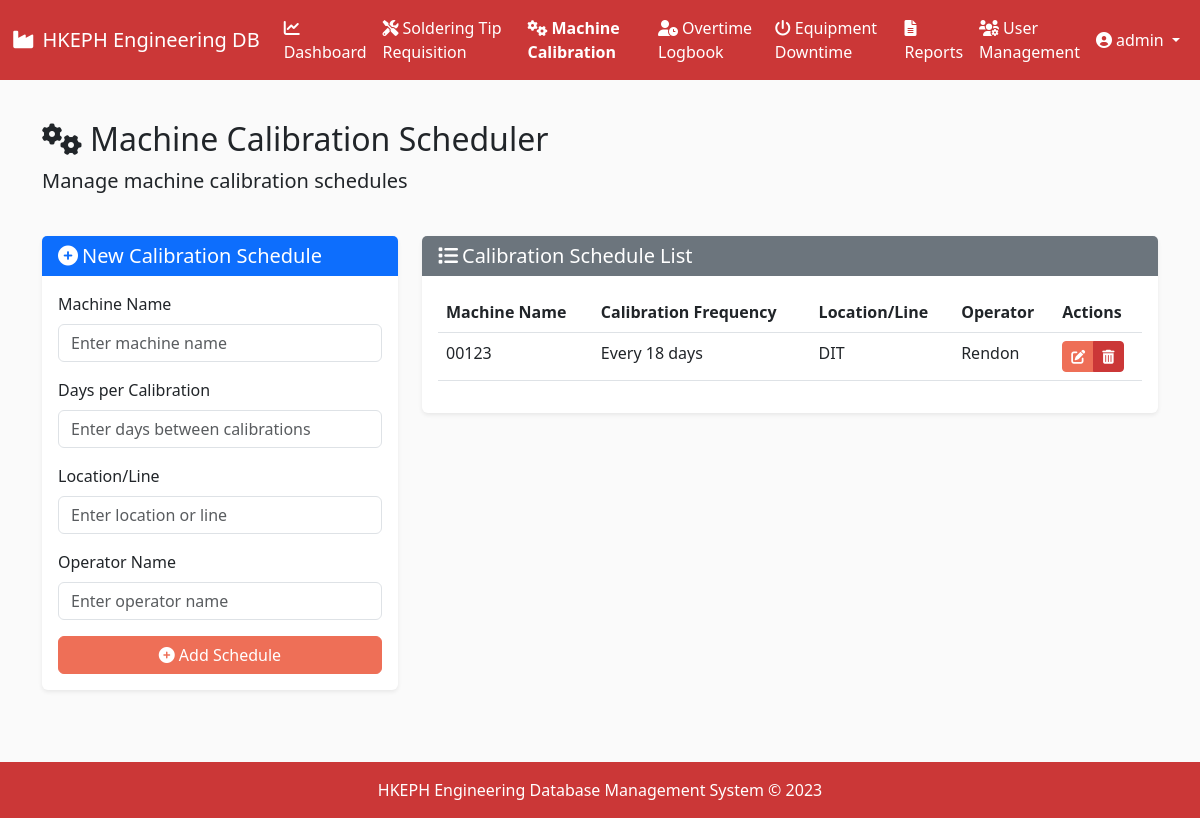
The page /machine-calibrations (signed in) on the database its author committed.
### models.py (models this page shows, shortened)
class User(UserMixin, db.Model):
    id = db.Column(db.Integer, primary_key=True)
    username = db.Column(db.String(64), unique=True, nullable=False)
    email = db.Column(db.String(120), unique=True, nullable=False)
    password_hash = db.Column(db.String(256), nullable=False)
    is_admin = db.Column(db.Boolean, default=False)
    date_created = db.Column(db.DateTime, default=datetime.utcnow)

class MachineCalibration(db.Model):
    id = db.Column(db.Integer, primary_key=True)
    machine_name = db.Column(db.String(100), nullable=False)
    days_per_calibration = db.Column(db.Integer, nullable=False)
    location_line = db.Column(db.String(100), nullable=False)
    operator_name = db.Column(db.String(100), nullable=False)
    created_at = db.Column(db.DateTime, default=datetime.utcnow)

### routes.py (the view)
@app.route('/machine-calibrations')
@login_required
def machine_calibrations():
    calibrations = MachineCalibration.query.all()
    form = MachineCalibrationForm()
    return render_template('machine_calibration.html', calibrations=calibrations, form=form)

### forms.py
class MachineCalibrationForm(FlaskForm):
    machine_name = StringField('Machine Name', validators=[DataRequired(), Length(max=100)])
    days_per_calibration = IntegerField('Days per Calibration', validators=[DataRequired(), NumberRange(min=1, max=365)])
    location_line = StringField('Location/Line', validators=[DataRequired(), Length(max=100)])
    operator_name = StringField('Operator Name', validators=[DataRequired(), Length(max=100)])

### app.py (called while the page is built)
@login_manager.user_loader
def load_user(user_id):
    return User.query.get(int(user_id))

### templates/machine_calibration.html (shortened to what this page needs)
{% extends 'base.html' %}
{% block content %}
<div class="row mb-4">
    <div class="col">
        <h2><i class="fas fa-cogs me-2"></i>Machine Calibration Scheduler</h2>
        <p class="lead">Manage machine calibration schedules</p>
    </div>
</div>
<div class="row mb-4">
    <div class="col-md-4">
        <div class="card">
            <div class="card-header bg-primary text-white">
                <h5 class="mb-0">
                    {% if edit_calibration %}
                    <i class="fas fa-edit me-1"></i>Edit Calibration Schedule
                    {% else %}
                    <i class="fas fa-plus-circle me-1"></i>New Calibration Schedule
                    {% endif %}
                </h5>
            </div>
            <div class="card-body">
                {% if edit_calibration %}
                <form method="POST" action="{{ url_for('edit_machine_calibration', calibration_id=edit_calibration.id) }}">
                {% else %}
                <form method="POST" action="{{ url_for('add_machine_calibration') }}">
                {% endif %}
                    <div class="mb-3">
                        <label for="machine_name" class="form-label">Machine Name</label>
                        {{ form.machine_name(class="form-control", placeholder="Enter machine name") }}
                    </div>
                    <div class="mb-3">
                        <label for="days_per_calibration" class="form-label">Days per Calibration</label>
                        {{ form.days_per_calibration(class="form-control", placeholder="Enter days between calibrations") }}
                    </div>
                    <div class="mb-3">
                        <label for="location_line" class="form-label">Location/Line</label>
                        {{ form.location_line(class="form-control", placeholder="Enter location or line") }}
                    </div>
                    <div class="mb-3">
                        <label for="operator_name" class="form-label">Operator Name</label>
                        {{ form.operator_name(class="form-control", placeholder="Enter operator name") }}
                    </div>
                    <div class="d-grid gap-2">
                        {% if edit_calibration %}
                        <button type="submit" class="btn btn-primary">
                            <i class="fas fa-save me-1"></i>Update Schedule
                        </button>
                        <a href="{{ url_for('machine_calibrations') }}" class="btn btn-secondary">
                            <i class="fas fa-times me-1"></i>Cancel
                        </a>
                        {% else %}
                        <button type="submit" class="btn btn-primary">
                            <i class="fas fa-plus-circle me-1"></i>Add Schedule
                        </button>
                        {% endif %}
                    </div>
                </form>
            </div>
        </div>
    </div>
    <div class="col-md-8">
        <div class="card">
            <div class="card-header bg-secondary text-white">
                <h5 class="mb-0"><i class="fas fa-list me-1"></i>Calibration Schedule List</h5>
            </div>
            <div class="card-body">
                <div class="table-responsive">
                    <table class="table table-hover">
                        <thead>
                            <tr>
                                <th>Machine Name</th>
                                <th>Calibration Frequency</th>
                                <th>Location/Line</th>
                                <th>Operator</th>
                                <th>Actions</th>
                            </tr>
                        </thead>
                        <tbody>
                            {% for calibration in calibrations %}
                            <tr>
                                <td>{{ calibration.machine_name }}</td>
                                <td>Every {{ calibration.days_per_calibration }} days</td>
                                <td>{{ calibration.location_line }}</td>
                                <td>{{ calibration.operator_name }}</td>
                                <td>
                                    <div class="btn-group btn-group-sm" role="group">
                                        <a href="{{ url_for('edit_machine_calibration', calibration_id=calibration.id) }}" class="btn btn-warning">
                                            <i class="fas fa-edit"></i>
                                        </a>
                                        <button type="button" class="btn btn-danger" data-bs-toggle="modal" data-bs-target="#deleteCalibrationModal-{{ calibration.id }}">
                                            <i class="fas fa-trash-alt"></i>
                                        </button>
                                    </div>
                                </td>
                            </tr>
                            {% endfor %}
                        </tbody>
                    </table>
                </div>
            </div>
        </div>
    </div>
</div>
{% endblock %}

### templates/base.html (shortened to what this page needs)
<!DOCTYPE html>
<html lang="en" data-bs-theme="light">
<head>
    <link href="https://cdn.jsdelivr.net/npm/bootstrap@5.3.0/dist/css/bootstrap.min.css" rel="stylesheet">
    <link rel="stylesheet" href="https://cdnjs.cloudflare.com/ajax/libs/font-awesome/6.0.0/css/all.min.css">
    <link rel="stylesheet" type="text/css" href="https://cdn.jsdelivr.net/npm/daterangepicker/daterangepicker.css" />
    <link rel="stylesheet" href="{{ url_for('static', filename='css/style.css') }}">
</head>
<body>
    <nav class="navbar navbar-expand-lg" style="background-color: var(--accent-secondary); color: white;">
        <div class="container-fluid">
            <a class="navbar-brand text-white" href="{{ url_for('dashboard') }}">
                <i class="fas fa-industry me-2"></i>HKEPH Engineering DB
            </a>
            <div class="collapse navbar-collapse" id="navbarNav">
                {% if current_user.is_authenticated %}
                <ul class="navbar-nav">
                    <li class="nav-item">
                        <a class="nav-link text-white {% if request.path == url_for('dashboard') %}active fw-bold{% endif %}" href="{{ url_for('dashboard') }}">
                            <i class="fas fa-chart-line me-1"></i>Dashboard
                        </a>
                    </li>
                    <li class="nav-item">
                        <a class="nav-link text-white {% if request.path == url_for('soldering_tips') %}active fw-bold{% endif %}" href="{{ url_for('soldering_tips') }}">
                            <i class="fas fa-tools me-1"></i>Soldering Tip Requisition
                        </a>
                    </li>
                    <li class="nav-item">
                        <a class="nav-link text-white {% if request.path == url_for('machine_calibrations') %}active fw-bold{% endif %}" href="{{ url_for('machine_calibrations') }}">
                            <i class="fas fa-cogs me-1"></i>Machine Calibration
                        </a>
                    </li>
                    <li class="nav-item">
                        <a class="nav-link text-white {% if request.path == url_for('overtime_logbook') %}active fw-bold{% endif %}" href="{{ url_for('overtime_logbook') }}">
                            <i class="fas fa-user-clock me-1"></i>Overtime Logbook
                        </a>
                    </li>
                    <li class="nav-item">
                        <a class="nav-link text-white {% if request.path == url_for('equipment_downtime') %}active fw-bold{% endif %}" href="{{ url_for('equipment_downtime') }}">
                            <i class="fas fa-power-off me-1"></i>Equipment Downtime
                        </a>
                    </li>
                    <li class="nav-item">
                        <a class="nav-link text-white {% if request.path == url_for('reports') %}active fw-bold{% endif %}" href="{{ url_for('reports') }}">
                            <i class="fas fa-file-alt me-1"></i>Reports
                        </a>
                    </li>
                    {% if current_user.is_admin %}
                    <li class="nav-item">
                        <a class="nav-link text-white {% if request.path == url_for('user_management') %}active fw-bold{% endif %}" href="{{ url_for('user_management') }}">
                            <i class="fas fa-users-cog me-1"></i>User Management
                        </a>
                    </li>
                    {% endif %}
                </ul>
                <ul class="navbar-nav ms-auto">
                    <li class="nav-item dropdown">
                        <a class="nav-link dropdown-toggle text-white" href="#" id="navbarDropdown" role="button" data-bs-toggle="dropdown" aria-expanded="false">
                            <i class="fas fa-user-circle me-1"></i>{{ current_user.username }}
                        </a>
                    </li>
                </ul>
                {% endif %}
            </div>
        </div>
    </nav>
    <main class="container mt-4 mb-5 flex-grow-1">
        {% block content %}{% endblock %}
    </main>
    <footer class="py-3 mt-auto" style="background-color: var(--accent-secondary); color: white;">
        <div class="container text-center">
            <p class="mb-0">HKEPH Engineering Database Management System &copy; 2023</p>
        </div>
    </footer>
</body>
</html>

### static/css/style.css (style rules this page uses)
:root { --light-bg: #FAFAFA; --light-secondary: #E3E3E3; --accent-primary: #EE6F57; --accent-secondary: #CB3737; }
html, body { height: 100%; margin: 0; }
body { display: flex; flex-direction: column; min-height: 100vh; }
main { flex: 1 0 auto; }
.card { border: none; box-shadow: 0 0.125rem 0.25rem rgba(0, 0, 0, 0.075); transition: all 0.3s ease; }
.card-header { border-bottom: none; }
.table th { font-weight: 600; border-top: none; }
.btn-primary { background-color: var(--accent-primary); border-color: var(--accent-primary); }
.btn-warning { background-color: var(--accent-primary); border-color: var(--accent-primary); color: white; }
.btn-danger { background-color: var(--accent-secondary); border-color: var(--accent-secondary); }
.btn-group > .btn { margin-right: 0; }

### templates/base.html (style rules this page uses)
body { background-color: var(--light-bg); }

### rows shown on the page
User: username "admin"
MachineCalibration: machine_name "00123", days_per_calibration "18", location_line "DIT", operator_name "Rendon"
